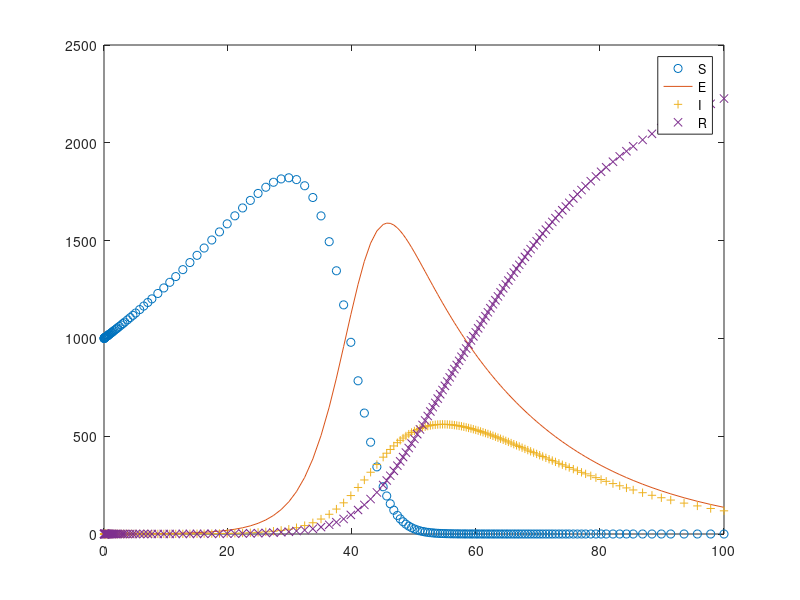

Write the MATLAB code that produced this figure.
% March 5th 
% Initial Standard SEIR 


alpha = .024; % population growth constant (known empirially) 
gamma = 0.1; % removal rate (1 over the average duration of infection i.e. 10 days  )
k = .001;      %Transmission rate (NOT KNOWN JUST A GUESS!!!!!)
mu = 1/21;  % 1/incubation period for Ebola Virus
%beta = 0.01;  %population death constant 
tSpan = [0; 50];


y0 = [1000, 1 , 0 , 0];


%f = @(t,y) [ (alpha*y(1) -k*y(1)*y(3)) ;  (k*y(1)*y(3)-mu*y(2))  ;  ...
%     (mu*y(2)-gamma*y(3)); (gamma*y(3) -beta*y(4))  ] ;
%Ignoring the constant death rate incorporating the population death rate
%into the population growth constant.
f = @(t,y) [ (alpha*y(1) -k*y(1)*y(3)) ;  (k*y(1)*y(3)-mu*y(2))  ;  ...
             (mu*y(2)-gamma*y(3)); gamma*y(3)  ] ;

[t,y] = ode45(f, [0,100], y0);




plot(t,y(:,1),'o')
hold on
plot(t,y(:,2),'-')
hold on
plot(t,y(:,3),'+')
hold on
plot(t,y(:,4),'x')
legend('S','E','I','R')
% save the image in the given directory (needed cause my matlab is broken!)
print('/home/eric/ebola/sir_model.pdf','-dpdf')
